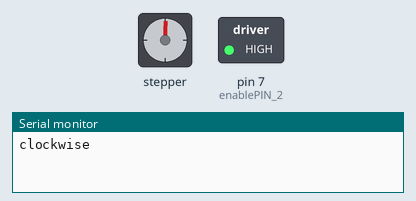
Bench run of a sketch on a simulated Arduino Uno, built with avr-gcc and run on an emulated ATmega328P. Shown: stepper motor, switched loads named in the sketch (green lamp = pin HIGH), the last lines printed to the serial monitor. Stepper angles assume 200 steps per turn; pins used as bus, display or sensor lines are not drawn.

Above: at 0.05 s.
At 0.75 s:
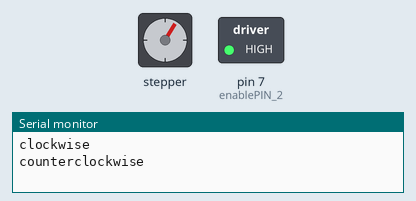
Timing chart, 0 to 3.2 s (numbered marks = the images above):
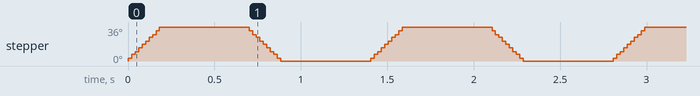

The sketch:

stepper_oneRevolution_01.ino
```cpp
/*
 Stepper Motor Control - one revolution

 This program drives a unipolar or bipolar stepper motor.
 The motor is attached to digital pins 8 - 11 of the Arduino.

 The motor should revolve one revolution in one direction, then
 one revolution in the other direction.


 Created 11 Mar. 2007
 Modified 30 Nov. 2009
 by Tom Igoe

 */

#include <Stepper.h>

const int stepsPerRevolution = 200;  // change this to fit the number of steps per revolution
// for your motor

// initialize the stepper library on pins 8 through 11:
Stepper myStepper(stepsPerRevolution, 2, 3, 4, 5);

int enablePIN_1 = 0;
int enablePIN_2 = 7;

void setup() {
  // set the speed at 60 rpm:
  myStepper.setSpeed(30);

  // initialize the serial port:
  Serial.begin(9600);

  pinMode(enablePIN_1, OUTPUT);
  pinMode(enablePIN_2, OUTPUT);

  digitalWrite(enablePIN_1, HIGH);
  digitalWrite(enablePIN_2, HIGH);

}

void loop() {
  // step one revolution  in one direction:
  Serial.println("clockwise");
  myStepper.step(20);
  delay(500);

  // step one revolution in the other direction:
  Serial.println("counterclockwise");
  myStepper.step(-20);
  delay(500);
}
```

Measured:
- by itself, stepper: repeats every 1.4 s: 7° 0.02 s, 10° 0.02 s, 14° 0.02 s, 18° 0.02 s, 21° 0.02 s, 25° 0.02 s, 28° 0.02 s, 32° 0.02 s, 36° 0.52 s, 32° 0.02 s, 28° 0.02 s, 25° 0.02 s, 21° 0.02 s, 18° 0.02 s, 14° 0.02 s, 10° 0.02 s, 7° 0.02 s, 3° 0.02 s, 0° 0.52 s, 3° 0.02 s
